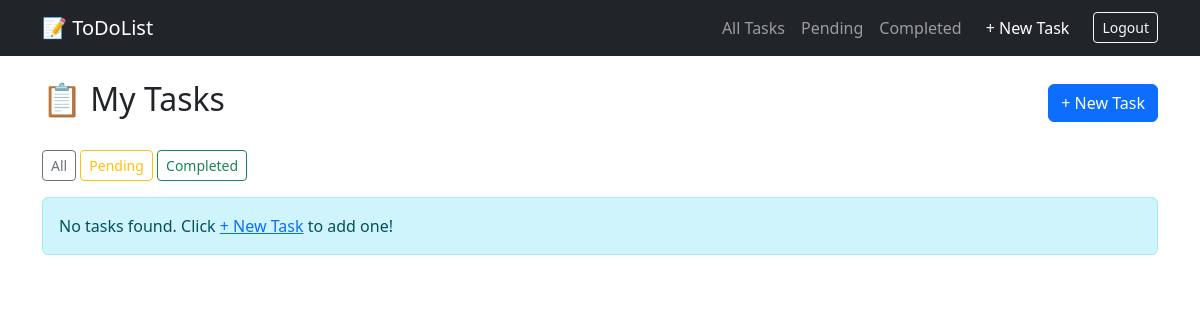
The app's page /?status=completed (signed in), older data.
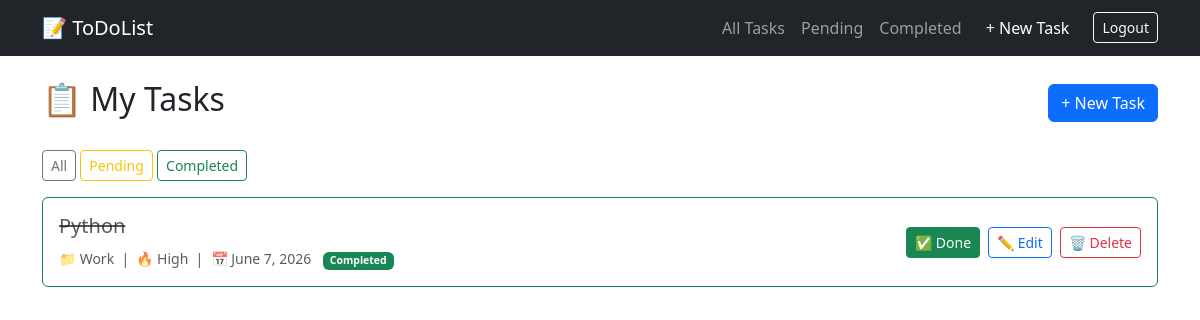
The same page, newer data.
### todo_app/models.py (models this page shows, shortened)
class Todo(models.Model):
    Priorities = [
        ('Low', 'Low'),
        ('Medium', 'Medium'),
        ('High', 'High'),
        ('Urgent', 'Urgent'),
    ]
    Categories= [
        ('Work','Work'),
        ('Personal','Personal'),
        ('Shopping','Shopping'),
        ('Health','Health'),
        ('Other','Other'),
    ]
    user = models.ForeignKey(User,on_delete=models.CASCADE,related_name='todos')
    title = models.CharField(max_length=250,help_text="What's need to be done?")
    completed = models.BooleanField(default=False,help_text='Is this task finished?')
    created_at = models.DateTimeField(auto_now_add=True,help_text="When was this task added?")
    updated_at = models.DateTimeField(auto_now=True,help_text="When was this last changed?")
    due_date = models.DateField(null=True,blank=True,help_text="When does this need to be done?")
    priority = models.CharField(max_length=100,choices=Priorities,default='Medium')
    category = models.CharField(max_length=100,choices=Categories,null=True,blank=True)
    class Meta:
        ordering = ['-created_at']
        verbose_name = 'Todo Task'
        verbose_name_plural = "Todo Tasks"
    def is_overdue(self):
        if self.due_date and not self.completed:
            if timezone.now().date() > self.due_date:
                return True
        return False

### todo_app/views.py (the view)
# urls.py: path('',TodoListView.as_view(),name='todo_list'),
class TodoListView(LoginRequiredMixin,ListView):
    model = Todo
    template_name = 'todo_app/todo_list.html'
    context_object_name = 'todos'
    def get_queryset(self):
        status = self.request.GET.get('status')
        if status == 'completed':
            return Todo.objects.filter(completed=True)
        elif status == 'pending':
            return Todo.objects.filter(completed=False)
        return Todo.objects.filter(user=self.request.user)

### todo_app/templates/todo_app/todo_list.html (shortened to what this page needs)
{% extends "todo_app/base.html" %}
{% block content %}
<div class="d-flex justify-content-between align-items-center mb-4">
    <h2>📋 My Tasks</h2>
    <a href="{% url 'todo_create' %}" class="btn btn-primary">+ New Task</a>
</div>
<div class="mb-3">
    <a href="{% url 'todo_list' %}" class="btn btn-outline-secondary btn-sm">All</a>
    <a href="{% url 'todo_list' %}?status=pending" class="btn btn-outline-warning btn-sm">Pending</a>
    <a href="{% url 'todo_list' %}?status=completed" class="btn btn-outline-success btn-sm">Completed</a>
</div>
{% if todos %}
    {% for todo in todos %}
    <div class="card mb-3 {% if todo.is_overdue %}border-danger{% elif todo.completed %}border-success{% endif %}">
        <div class="card-body d-flex justify-content-between align-items-center">
            <div>
                <h5 class="card-title {% if todo.completed %}text-decoration-line-through text-muted{% endif %}">
                    {{ todo.title }}
                </h5>
                <small class="text-muted">
                    📁 {{ todo.category }} &nbsp;|&nbsp;
                    🔥 {{ todo.priority }} &nbsp;|&nbsp;
                    📅 {{ todo.due_date|default:"No due date" }}
                    {% if todo.completed %}
                        <span class="badge bg-success ms-2">Completed</span>
                    {% endif %}
                </small>
            </div>
            <div class="d-flex gap-2">
        <form method="POST" action="{% url 'todo_toggle' todo.pk %}">
        {% if todo.completed %}
            <button type="submit" class="btn btn-sm btn-success">✅ Done</button>
        {% else %}
            <button type="submit" class="btn btn-sm btn-outline-success">⬜ Mark Done</button>
        {% endif %}
    </form>
                <a href="{% url 'todo_update' todo.pk %}" class="btn btn-sm btn-outline-primary">✏️ Edit</a>
                <a href="{% url 'todo_delete' todo.pk %}" class="btn btn-sm btn-outline-danger">🗑️ Delete</a>
            </div>
        </div>
    </div>
    {% endfor %}
{% else %}
    <div class="alert alert-info">No tasks found. Click <a href="{% url 'todo_create' %}">+ New Task</a> to add one!</div>
{% endif %}
{% endblock %}

Row changes from the older to the newer data that the page shows:
added Todo: title "Python", category "Work", priority "High", due_date "June 7, 2026", completed "Completed"
Text that changed along with them:
text no longer shown: "No tasks found. Click + New Task to add one!"
